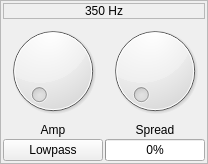
                     <widget class="QFrame" name="frame_26">
                      <property name="frameShape">
                       <enum>QFrame::StyledPanel</enum>
                      </property>
                      <layout class="QGridLayout" name="gridLayout_103">
                       <property name="leftMargin">
                        <number>2</number>
                       </property>
                       <property name="topMargin">
                        <number>2</number>
                       </property>
                       <property name="rightMargin">
                        <number>2</number>
                       </property>
                       <property name="bottomMargin">
                        <number>2</number>
                       </property>
                       <property name="spacing">
                        <number>2</number>
                       </property>
                       <item row="1" column="0">
                        <layout class="QVBoxLayout" name="verticalLayout_57">
                         <item>
                          <widget class="QDial" name="amp_dial_10">
                           <property name="minimum">
                            <number>0</number>
                           </property>
                           <property name="maximum">
                            <number>200</number>
                           </property>
                          </widget>
                         </item>
                         <item>
                          <widget class="QLabel" name="label_132">
                           <property name="text">
                            <string>Amp</string>
                           </property>
                           <property name="alignment">
                            <set>Qt::AlignCenter</set>
                           </property>
                          </widget>
                         </item>
                        </layout>
                       </item>
                       <item row="1" column="1">
                        <layout class="QVBoxLayout" name="verticalLayout_58">
                         <item>
                          <widget class="QDial" name="spread_dial_10">
                           <property name="minimum">
                            <number>1</number>
                           </property>
                           <property name="maximum">
                            <number>500</number>
                           </property>
                          </widget>
                         </item>
                         <item>
                          <widget class="QLabel" name="label_133">
                           <property name="text">
                            <string>Spread</string>
                           </property>
                           <property name="alignment">
                            <set>Qt::AlignCenter</set>
                           </property>
                          </widget>
                         </item>
                        </layout>
                       </item>
                       <item row="2" column="0">
                        <widget class="QPushButton" name="filter_type_btm_10">
                         <property name="text">
                          <string>Lowpass</string>
                         </property>
                        </widget>
                       </item>
                       <item row="2" column="1">
                        <widget class="QProgressBar" name="spread_bar_10">
                         <property name="minimum">
                          <number>1</number>
                         </property>
                         <property name="maximum">
                          <number>500</number>
                         </property>
                         <property name="value">
                          <number>1</number>
                         </property>
                         <property name="alignment">
                          <set>Qt::AlignCenter</set>
                         </property>
                        </widget>
                       </item>
                       <item row="0" column="0" colspan="2">
                        <widget class="QLabel" name="label_134">
                         <property name="frameShape">
                          <enum>QFrame::StyledPanel</enum>
                         </property>
                         <property name="text">
                          <string>350 Hz</string>
                         </property>
                         <property name="alignment">
                          <set>Qt::AlignCenter</set>
                         </property>
                        </widget>
                       </item>
                      </layout>
                     </widget>
